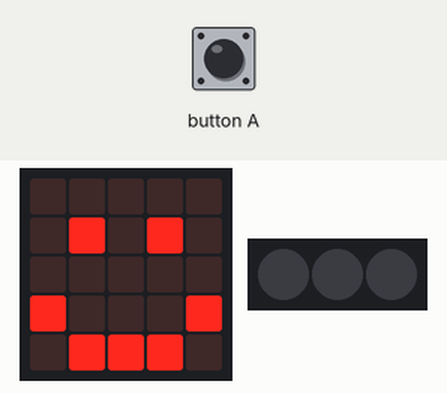
Simulated run of this program. Board: BBC micro:bit (MakeCode). Parts: the board's 5×5 LED display, 3 RGB LEDs in strip order, left to right. The test bench sets the inputs (shaded band). Dim RGB values are drawn brighter than linear.

Above: at 1.8 s.
1.9 s: button A pressed for 0.15 s
At 2.7 s:
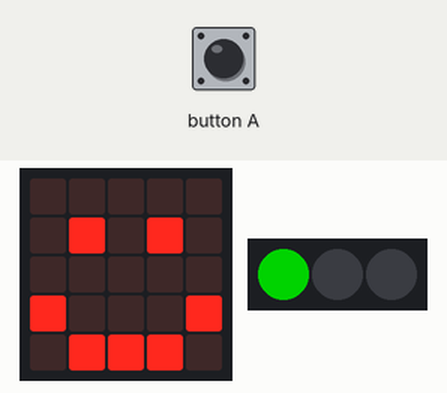
At 3.4 s:
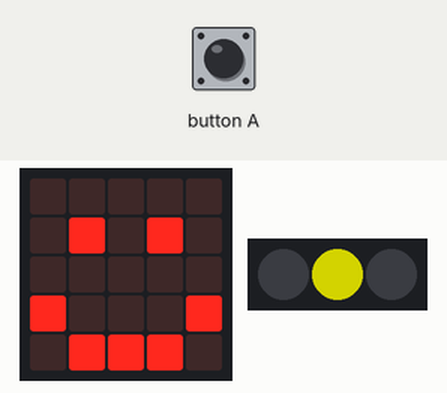
Timing chart, 0 to 6.6 s (numbered marks = the images above; inputs shaded):
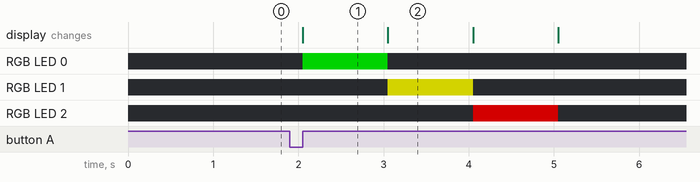

The program:

main.ts
```typescript
// (licence header left out)
// variables
let neopixelStrip: neopixel.Strip = null

// cleanup
basic.clearScreen()
neopixelStrip = neopixel.create(DigitalPin.P16, 3, NeoPixelMode.RGB)
neopixelStrip.setPixelColor(0, neopixel.colors(NeoPixelColors.Black))
neopixelStrip.setPixelColor(1, neopixel.colors(NeoPixelColors.Black))
neopixelStrip.setPixelColor(2, neopixel.colors(NeoPixelColors.Black))
neopixelStrip.show()
basic.showIcon(IconNames.Happy)


// start lights
input.onButtonPressed(Button.A, function () {
  // set green light
  neopixelStrip.setPixelColor(0, neopixel.colors(NeoPixelColors.Green))
  neopixelStrip.show()
  basic.pause(1000)
  neopixelStrip.setPixelColor(0, neopixel.colors(NeoPixelColors.Black))
  neopixelStrip.show()

  // set yellow light
  neopixelStrip.setPixelColor(1, neopixel.colors(NeoPixelColors.Yellow))
  neopixelStrip.show()
  basic.pause(1000)
  neopixelStrip.setPixelColor(1, neopixel.colors(NeoPixelColors.Black))
  neopixelStrip.show()

 // set red light
  neopixelStrip.setPixelColor(2, neopixel.colors(NeoPixelColors.Red))
  neopixelStrip.show()
  basic.pause(1000)
  neopixelStrip.setPixelColor(2, neopixel.colors(NeoPixelColors.Black))
  neopixelStrip.show()
  basic.showIcon(IconNames.Happy)
})
```

Measured:
- after the input at 1.9 s, RGB LED 0: off → RGB(0, 127, 0) after 0.15 s, → off 1.0 s later; RGB LED 1: off → RGB(127, 127, 0) after 1.2 s, → off 1.0 s later; RGB LED 2: off → RGB(127, 0, 0) after 2.2 s, → off 1.0 s later
- what the display in image 1 shows lasts 1.0 s, from 2.1 s to 3.1 s
